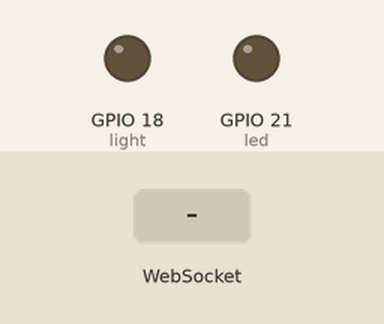
This sketch was run on a simulated ESP32. Parts: output pins drawn as LEDs (lit = HIGH). The test bench sets the inputs (shaded band). WiFi joins after 1.5 s; servers stay silent unless stated; what the sketch prints to the serial monitor is not drawn.

Above: at 3.2 s.
3.3 s: WebSocket text "tg1on" received
At 4.3 s:
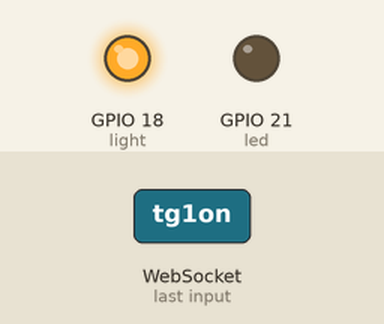
4.8 s: WebSocket text "tg1off" received
At 5.5 s:
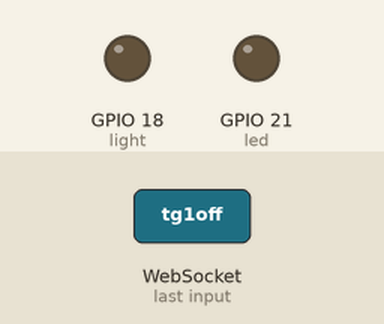
Timing chart, 0 to 7.8 s (numbered marks = the images above; inputs shaded):
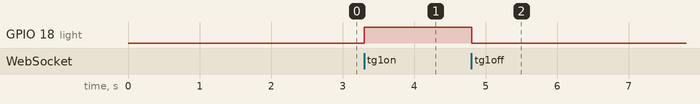

Measured:
- after the input at 3.3 s, GPIO 18 (light): LOW → HIGH at once
- after the input at 4.8 s, GPIO 18 (light): HIGH → LOW at once

The sketch:

SmartESP32.ino
```cpp
#include "SmartESP32Utils.h"
#include <WiFi.h>
#include <AsyncTCP.h>
#include <ESPAsyncWebServer.h>

const char* ssid = "N1";
const char* password = "yannyann";

AsyncWebServer server(80);
String lastCommand = "";
AutoUpdatePayload payload;
unsigned long lastUpdateTime = 0;
const unsigned long updateInterval = 500;


const int prsens = 4 ;
const int light = 18 ;
const int led = 21 ;

// ------- Variables lecture capteurs --------

void setup() {
  Serial.begin(115200);
  connectToWiFi(ssid, password);
  setupWebSocket(server, &lastCommand);

  pinMode(prsens , INPUT);
    pinMode(light , OUTPUT);
     pinMode(led , OUTPUT);


}

void loop() {

  if (lastCommand.indexOf("tg1on") != -1  ) {

   digitalWrite(light, HIGH);


  } else  if (lastCommand.indexOf("tg1off") != -1)  {
       digitalWrite(light, LOW);


  }

  Autoupdate();
}


void Autoupdate() {

 processCommandIfNeeded(lastCommand, payload);

  if (millis() - lastUpdateTime > updateInterval) {


    sendAutoUpdate(payload);
    payload.notif = "false";
    payload.ia = "false";
    payload.ac = "";

    lastUpdateTime = millis();
  }
}
```

SmartESP32Utils.h
```cpp
#ifndef SMART_ESP32_UTILS_H
#define SMART_ESP32_UTILS_H

#include <WiFi.h>
#include <AsyncTCP.h>
#include <ESPAsyncWebServer.h>
#include <ArduinoJson.h>
#include <HTTPClient.h>

AsyncWebSocket ws("/ws");

struct AutoUpdatePayload {
  String ecran1 = "";
  String ecran2 = "";
  String ecran3 = "";
  String ecran4 = "";
  String ecran5 = "";
  String ecran6 = "";
  float indicateur1 = 0.0;
  float indicateur2 = 0.0;
  float indicateur3 = 0.0;
  float indicateur4 = 0.0;
  String bulb1 = "";
  String bulb2 = "";
  String bulb3 = "";
  String bulb4 = "";
  String notif = "false";
  String ia = "false";
  String ac = "";
  String statusMessage = "";
};

void connectToWiFi(const char* ssid, const char* password) {
  WiFi.begin(ssid, password);
  Serial.print("Connexion au WiFi ..");
  while (WiFi.status() != WL_CONNECTED) {
    Serial.print('.');
    delay(1000);
  }
  Serial.println(WiFi.localIP());
}

void onWebSocketEvent(
  AsyncWebSocket* server,
  AsyncWebSocketClient* client,
  AwsEventType type,
  void* arg,
  uint8_t* data,
  size_t len,
  String* lastCommandPtr) {
  switch (type) {
    case WS_EVT_CONNECT:
      Serial.printf("Client WebSocket #%u connecté depuis %s\n", client->id(), client->remoteIP().toString().c_str());
      break;
    case WS_EVT_DISCONNECT:
      Serial.printf("Client WebSocket #%u déconnecté\n", client->id());
      break;
    case WS_EVT_DATA:
      AwsFrameInfo* info = (AwsFrameInfo*)arg;
      if (info->final && info->index == 0 && info->len == len && info->opcode == WS_TEXT) {
        data[len] = 0;
        *lastCommandPtr = (char*)data;
        Serial.printf("Commande reçue : %s\n", (char*)data);
      }
      break;
  }
}

void setupWebSocket(AsyncWebServer& server, String* lastCommandPtr) {
  ws.onEvent([lastCommandPtr](AsyncWebSocket* server, AsyncWebSocketClient* client, AwsEventType type, void* arg, uint8_t* data, size_t len) {
    onWebSocketEvent(server, client, type, arg, data, len, lastCommandPtr);
  });
  server.addHandler(&ws);
  server.begin();
}

void sendAutoUpdate(const AutoUpdatePayload& payload) {
  StaticJsonDocument<512> doc;

  doc["Ecran1"] = payload.ecran1.isEmpty() ? String(millis()) : payload.ecran1;
  doc["Ecran2"] = payload.ecran2;
  doc["Ecran3"] = payload.ecran3;
  doc["Ecran4"] = payload.ecran4;
  doc["Ecran5"] = payload.ecran5;
  doc["Ecran6"] = payload.ecran6;

  doc["Indicateur1"] = payload.indicateur1;
  doc["Indicateur2"] = payload.indicateur2;
  doc["Indicateur3"] = payload.indicateur3;
  doc["Indicateur4"] = payload.indicateur4;

  doc["Bulb1"] = payload.bulb1;
  doc["Bulb2"] = payload.bulb2;
  doc["Bulb3"] = payload.bulb3;
  doc["Bulb4"] = payload.bulb4;

  doc["notif"] = payload.notif;
  doc["AI"] = payload.ia;
  doc["Audio"] = payload.ac;
  doc["message"] = payload.statusMessage;

  doc["status"] = "auto-update";
  doc["Wifi"] = WiFi.SSID();
  doc["ip_address"] = WiFi.localIP().toString();
  doc["mac_address"] = WiFi.macAddress();
  doc["signal_strength"] = WiFi.RSSI();
  doc["gateway_ip"] = WiFi.gatewayIP().toString();
  doc["free_memory"] = ESP.getFreeHeap();
  doc["flash_memory"] = ESP.getFlashChipSize();

  String output;
  serializeJson(doc, output);
  ws.textAll(output);
}

void processCommandIfNeeded(String& lastCommand, AutoUpdatePayload& payload) {
  if (!lastCommand.isEmpty()) {
    sendAutoUpdate(payload);
    payload.notif = "false";
    payload.ia = "false";
    payload.ac = "";
    lastCommand = "";
  }
}


void sendEmail(String email, String subject, String message) {
  if (WiFi.status() != WL_CONNECTED) {
    Serial.println("WiFi non connecté");
    return;
  }

  HTTPClient http;

  String url = "https://script.google.com/macros/s/AKfycbwYkg3mOneVbI7umotIWl5-_AJNOMRte1UMSzCZ5758GzLc74cltNjeORuedDbfRNXh/exec"; // 🔁 remplace par ton URL Apps Script
  String postData = "email=" + email + "&subject=" + subject + "&message=" + message;

  http.begin(url);
  http.addHeader("Content-Type", "application/x-www-form-urlencoded");

  int httpCode = http.POST(postData);
  String response = http.getString();

  Serial.print("Code HTTP : ");
  Serial.println(httpCode);
  Serial.println("Réponse du serveur : " + response);

  http.end();
}


#endif
```
